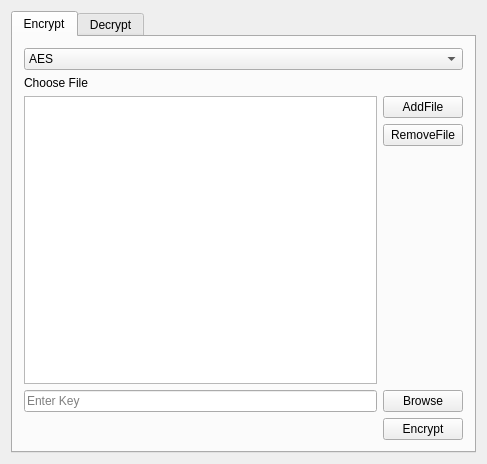
<?xml version="1.0" encoding="UTF-8"?>
<ui version="4.0">
 <class>MainWindow</class>
 <widget class="QMainWindow" name="MainWindow">
  <property name="geometry">
   <rect>
    <x>0</x>
    <y>0</y>
    <width>487</width>
    <height>464</height>
   </rect>
  </property>
  <property name="sizePolicy">
   <sizepolicy hsizetype="Fixed" vsizetype="Fixed">
    <horstretch>0</horstretch>
    <verstretch>0</verstretch>
   </sizepolicy>
  </property>
  <property name="windowTitle">
   <string>Crypto App</string>
  </property>
  <property name="windowOpacity">
   <double>2.000000000000000</double>
  </property>
  <widget class="QWidget" name="centralWidget">
   <layout class="QVBoxLayout" name="verticalLayout">
    <item>
     <widget class="QTabWidget" name="tabWidget">
      <property name="sizePolicy">
       <sizepolicy hsizetype="Expanding" vsizetype="Preferred">
        <horstretch>0</horstretch>
        <verstretch>0</verstretch>
       </sizepolicy>
      </property>
      <property name="tabShape">
       <enum>QTabWidget::Rounded</enum>
      </property>
      <property name="currentIndex">
       <number>0</number>
      </property>
      <property name="elideMode">
       <enum>Qt::ElideLeft</enum>
      </property>
      <widget class="QWidget" name="encryptTab">
       <property name="sizePolicy">
        <sizepolicy hsizetype="Expanding" vsizetype="Preferred">
         <horstretch>0</horstretch>
         <verstretch>0</verstretch>
        </sizepolicy>
       </property>
       <property name="focusPolicy">
        <enum>Qt::TabFocus</enum>
       </property>
       <attribute name="title">
        <string>Encrypt</string>
       </attribute>
       <layout class="QGridLayout" name="gridLayout">
        <item row="1" column="0">
         <widget class="QLabel" name="encyrptChooseFileLabel">
          <property name="sizePolicy">
           <sizepolicy hsizetype="Fixed" vsizetype="Fixed">
            <horstretch>0</horstretch>
            <verstretch>0</verstretch>
           </sizepolicy>
          </property>
          <property name="text">
           <string>Choose File</string>
          </property>
         </widget>
        </item>
        <item row="2" column="0" colspan="2">
         <layout class="QHBoxLayout" name="horizontalLayout">
          <item>
           <widget class="QListWidget" name="encryptListWidget">
            <property name="selectionMode">
             <enum>QAbstractItemView::ContiguousSelection</enum>
            </property>
           </widget>
          </item>
          <item>
           <layout class="QVBoxLayout" name="verticalLayout_2">
            <item>
             <widget class="QPushButton" name="encryptAddFileButton">
              <property name="text">
               <string>AddFile</string>
              </property>
             </widget>
            </item>
            <item>
             <widget class="QPushButton" name="encryptRemoveFile">
              <property name="text">
               <string>RemoveFile</string>
              </property>
             </widget>
            </item>
            <item>
             <spacer name="verticalSpacer">
              <property name="orientation">
               <enum>Qt::Vertical</enum>
              </property>
              <property name="sizeHint" stdset="0">
               <size>
                <width>20</width>
                <height>40</height>
               </size>
              </property>
             </spacer>
            </item>
           </layout>
          </item>
         </layout>
        </item>
        <item row="3" column="0" colspan="2">
         <layout class="QHBoxLayout" name="horizontalLayout_2">
          <item>
           <widget class="QLineEdit" name="encryptKeyEdit">
            <property name="placeholderText">
             <string>Enter Key</string>
            </property>
           </widget>
          </item>
          <item>
           <widget class="QPushButton" name="encryptKeyChooserButton">
            <property name="text">
             <string>Browse</string>
            </property>
           </widget>
          </item>
         </layout>
        </item>
        <item row="4" column="1">
         <widget class="QPushButton" name="encrptButton">
          <property name="contextMenuPolicy">
           <enum>Qt::NoContextMenu</enum>
          </property>
          <property name="text">
           <string>Encrypt</string>
          </property>
          <property name="default">
           <bool>false</bool>
          </property>
          <property name="flat">
           <bool>false</bool>
          </property>
         </widget>
        </item>
        <item row="0" column="0" colspan="2">
         <widget class="QComboBox" name="encryptAlgocomboBox">
          <item>
           <property name="text">
            <string>AES</string>
           </property>
          </item>
         </widget>
        </item>
        <item row="4" column="0">
         <spacer name="horizontalSpacer">
          <property name="orientation">
           <enum>Qt::Horizontal</enum>
          </property>
          <property name="sizeHint" stdset="0">
           <size>
            <width>40</width>
            <height>20</height>
           </size>
          </property>
         </spacer>
        </item>
       </layout>
      </widget>
      <widget class="QWidget" name="decryptTab">
       <property name="sizePolicy">
        <sizepolicy hsizetype="MinimumExpanding" vsizetype="Preferred">
         <horstretch>0</horstretch>
         <verstretch>0</verstretch>
        </sizepolicy>
       </property>
       <attribute name="title">
        <string>Decrypt</string>
       </attribute>
       <layout class="QGridLayout" name="gridLayout_2">
        <item row="1" column="0">
         <widget class="QLabel" name="decryptChosseFileLabel">
          <property name="enabled">
           <bool>true</bool>
          </property>
          <property name="sizePolicy">
           <sizepolicy hsizetype="Fixed" vsizetype="Fixed">
            <horstretch>0</horstretch>
            <verstretch>0</verstretch>
           </sizepolicy>
          </property>
          <property name="text">
           <string>Choose File</string>
          </property>
         </widget>
        </item>
        <item row="2" column="0" colspan="2">
         <layout class="QHBoxLayout" name="horizontalLayout_3">
          <item>
           <widget class="QListWidget" name="decryptListWidget">
            <property name="selectionMode">
             <enum>QAbstractItemView::ContiguousSelection</enum>
            </property>
           </widget>
          </item>
          <item>
           <layout class="QVBoxLayout" name="verticalLayout_3">
            <item>
             <widget class="QPushButton" name="decryptAddFileButton">
              <property name="text">
               <string>AddFile</string>
              </property>
             </widget>
            </item>
            <item>
             <widget class="QPushButton" name="decryptRemoveFile">
              <property name="text">
               <string>Remove File</string>
              </property>
             </widget>
            </item>
            <item>
             <spacer name="verticalSpacer_2">
              <property name="orientation">
               <enum>Qt::Vertical</enum>
              </property>
              <property name="sizeHint" stdset="0">
               <size>
                <width>20</width>
                <height>40</height>
               </size>
              </property>
             </spacer>
            </item>
           </layout>
          </item>
         </layout>
        </item>
        <item row="3" column="0" colspan="2">
         <layout class="QHBoxLayout" name="horizontalLayout_4">
          <item>
           <widget class="QLineEdit" name="decryptKeyEdit">
            <property name="placeholderText">
             <string>Choose Key</string>
            </property>
           </widget>
          </item>
          <item>
           <widget class="QPushButton" name="decryptKeyChooserButton">
            <property name="text">
             <string>Browse</string>
            </property>
           </widget>
          </item>
         </layout>
        </item>
        <item row="4" column="1">
         <widget class="QPushButton" name="decryptButton">
          <property name="enabled">
           <bool>true</bool>
          </property>
          <property name="text">
           <string>Decrypt</string>
          </property>
         </widget>
        </item>
        <item row="0" column="0" colspan="2">
         <widget class="QComboBox" name="decryptAlgoComboBox"/>
        </item>
        <item row="4" column="0">
         <spacer name="horizontalSpacer_2">
          <property name="orientation">
           <enum>Qt::Horizontal</enum>
          </property>
          <property name="sizeHint" stdset="0">
           <size>
            <width>40</width>
            <height>20</height>
           </size>
          </property>
         </spacer>
        </item>
       </layout>
      </widget>
     </widget>
    </item>
   </layout>
  </widget>
 </widget>
 <layoutdefault spacing="6" margin="11"/>
 <resources/>
 <connections/>
</ui>
